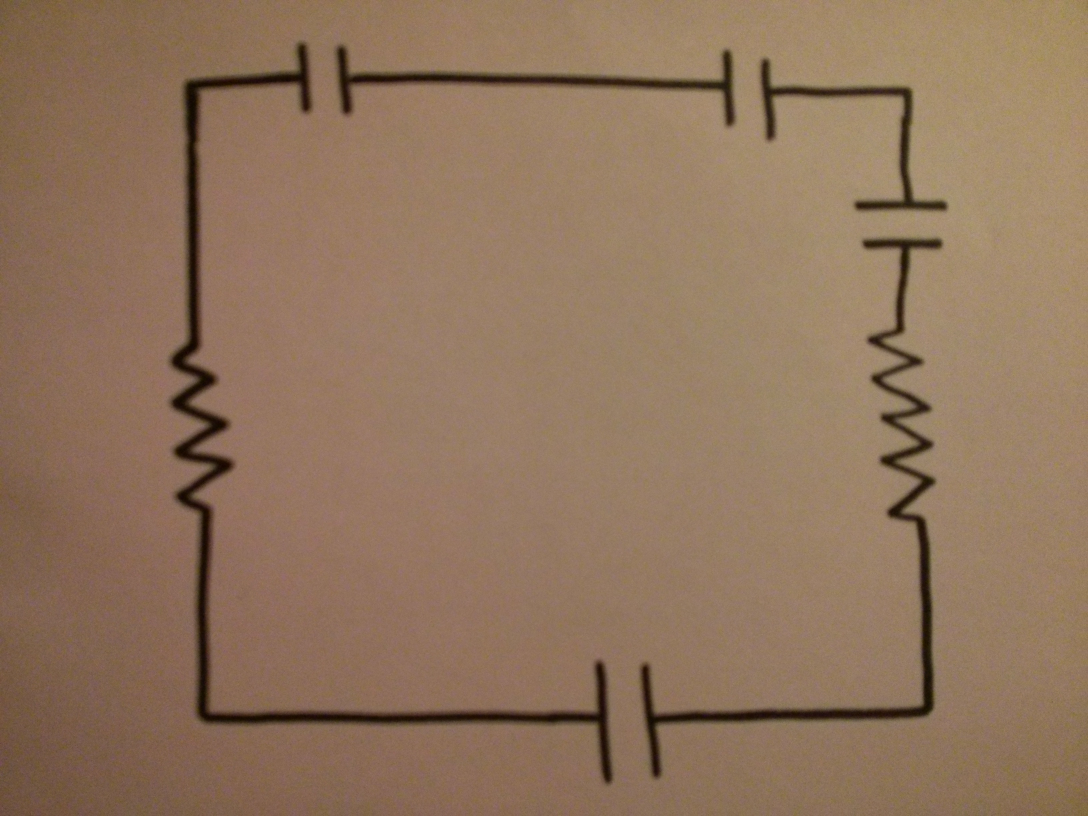
#> input picture preprocessing/intersection-test.jpg, 3264 x 2448 px (shown at 1/3 size)
$ python DiagramAnalyzer.py
#> lines starting #> are read from the running program, lines starting #| are printed output that depends on the picture; after the words box and inside, x2 and y2 are one past the last pixel; in counts of white or black regions, pixels touching at a corner belong together
### preprocessing/ImageCropper.py
# -*- coding: utf-8 -*-
"""
Created on Sat May  3 18:28:21 2014

@author: swalters
"""

from PIL import Image
import numpy

################################################################################################

'''METHODS: (** denotes main functionality)
    :: take filename
        -> open_file (creates image object from image at filename)

    :: take image
        -> threshold (creates black/white image object from rgb image object)
        -> **smart_crop (creates cropped image object from non-cropped image object)

    :: take pixel object
        -> pix_to_array (creates numpy array of 1's (w) and 0's (b) from pixel object)

    :: take numpy array
        -> array_bounds (finds bounding box which removes whitespace from edges of array object)
        -> is_white (checks whether array contains only 1's)
'''

###############################################################################################

''' ------ TAKE FILENAME------ '''
# [6 lines left out: function open_file, not called in this run]


''' ------ TAKE IMAGE OBJECT ------ '''
def threshold(im, t):
    ''' converts image object to thresholded black/white image object
        input: image object, black vs white threshold (close to 0 = lighter result, close to 255 = darker result)
        output: black/white image object
    '''
    gray = im.convert('L') # switch modes - to grayscale from rgb
    bw = gray.point(lambda x: 0 if x<t else 255, '1') # 1 is white, 0 is black
    return bw

def smart_crop(im):
    ''' crops image to remove bounding whitespace
        input: image object
        output: cropped image object
    '''
    # get crop bounds
    toCrop = threshold(im, 50) # overthreshold - recognize only actual dark part, not extra dots
    toCrop_pix = toCrop.load()
    (c, r) = toCrop.size # counts x width (number of columns) first
    a = pix_to_array(toCrop_pix, r, c)
    box = array_bounds(a) # (left, top, right, bottom) tuple

    # make cropped image
    toSave = threshold(im, 40) # more normal-looking threshold
    return toSave.crop(box) # built-in image method


''' ------ TAKE PIXEL OBJECT ------ '''
def pix_to_array(pix, rows, cols):
    ''' converts set of pixels to array
        input: pixel object, number of rows, number of columns (from im_to_size_px)
        output: numpy matrix representing pixel set; all 1's (white) and 0's (black)
    '''
    array = []
    for r in range(rows):
        row = [] # work through pixel object row by row
        for c in range(cols):
            val = pix[c,r] # for some reason, pixel objects are indexed backwards
            if val == 255:
                row.append(1)
            else:
                row.append(0)
        array.append(row)
    return numpy.matrix(array) # dimensions R x C (matches image layout)


''' ------ TAKE NUMPY ARRAY ------ '''
def array_bounds(a):
    ''' removes bounding whitespace (full-height or full-width blocks of 1's adjacent to edges) from pixel value array
        input: numpy matrix representing pixel object (from pix_to_array)
        output: (left, top, right, bottom) bounding box
    '''
    (rows, cols) = a.shape

    left = -1
    # left to right
    for c in range(cols):
        if not all_white(a[:,c]):
            left = c # leftmost column with a dark pixel
            break

    right = -1
    # right to left
    for c in range(cols-1, 0, -1):
        if not all_white(a[:,c]):
            right = c+1 # rightmost column with a dark pixel, plus one because Python ranges are inclusive of start but not end
            break

    top = -1
    # top to bottom
    for r in range(rows):
        if not all_white(a[r,:]):
            top = r # uppermost column with a dark pixel
            break

    bottom = -1
    # bottom to top
    for r in range(rows-1, 0, -1):
        if not all_white(a[r,:]):
            bottom = r+1 # lowest row with a dark pixel, again plus one
            break

    return (left, top, right, bottom)

def all_white(a):
    ''' check whether an array is all white
        input: numpy matrix
        output: boolean (true if matrix is all 1's false otherwise)
    '''
    (rows, cols) = a.shape
    for c in range(cols):
        for r in range(rows):
            if a[r,c] != 1:
                return False
    return True

###############################################################################################

''' ------ EXAMPLE USE CASE ------ '''
# [3 lines that do not run on import are left out]

### preprocessing/DiagramAnalyzer.py
# -*- coding: utf-8 -*-
"""
Created on Sat May  3 19:53:26 2014

@author: swalters
"""

import ImageCropper
import numpy
from PIL import Image, ImageDraw

################################################################################################

'''METHODS AND CLASSES: (** denotes main functionality)
    :: line finding
        -> find_horizontals (find main dark rows in an image)
        -> find_lines (find main dark rows and cols in an image)
        -> remove_similar (reduce list by averaging groups of similar numbers)

    :: segmentation
        -> **get_segments (crops image into segments defined by main dark rows and cols)
        Segment class -> stores start point and end point and associated image; eventually also list of components

    :: component finding
        -> **component_finder (locates components in a segment's image)
'''

###############################################################################################

''' ------ LINE FINDING ------ '''
# [19 lines left out: function find_horizontals, not called in this run]

def find_lines(im, t=0.8):
    ''' identifies strongest horizontals and verticals in an image
        input: image object, (optional threshold between 0 and 1)
        output: list of lists: [dark rows, dark cols]
    '''
    (cols, rows) = im.size
    a = ImageCropper.pix_to_array(im.load(), rows, cols)

    ## ROWS
    # loop through rows checking for darkness
    line_rows = []
    for r in range(rows):
        val = numpy.sum(a[r,:])
        if val < t*cols: # less than (t*100)% of the row is light
            line_rows.append(r)

    # get just centers from row_analysis - distributions useful for find_horizontals, but not here.
    row_analysis = remove_similar(line_rows, cols) # pick out centers and distributions for each dark horizontal
    main_rows = []
    for item in row_analysis:
        main_rows.append(item[0])

    ## COLS
    # loop through columns checking for darkness
    line_cols = []
    for c in range(cols):
        val = numpy.sum(a[:,c])
        if val < t*rows: # less than (t*100)% of the col is light
            line_cols.append(c)

    # get just centers from col_analysis - distributions useful for find_horizontals, but not here.
    col_analysis = remove_similar(line_cols, rows)
    main_cols = []
    for item in col_analysis:
        main_cols.append(item[0])

    ## RETURN list of lists: single-pixel dark horizontals and single-pixel dark verticals
    return [main_rows, main_cols]

def remove_similar(items, max_length):
    ''' reduces similar groups of items in a list to averages of the members in the group
        inputs: list of items, maximum possible list length (width or height of image)
        output: reduced list of lists -> [center, distribution] where distribution is 1/2 of range
        example: [60, 61, 62, 63, 64, ..., 99, 100, 400, 401, 402, 403, ..., 439, 440]
            gets separated into [[60, 61, 62, 63, 64..., 99, 100], [400, 401, 402, 403, ..., 439, 440]]
            such that [[80, 20], [420,20]] is returned
                -> 80 and 420 are averages of [60...100] and [400...440] sublist
                -> (100-60)/2 = 20 and (440-400)/2 = 20
    '''

    main_items = []
    this_item = []

    for i in items:
        if len(this_item) == 0 or (i - this_item[-1]) <= 0.05*max_length: # adding to new group
            this_item.append(i)
        else: # group is done; add it to list of group averages and clear it
            avg = sum(this_item)/len(this_item)
            distr = (this_item[-1]-this_item[0])/2
            main_items.append([avg, distr])
            this_item = [i]

    if len(this_item) != 0: # catch last group
        avg = sum(this_item)/len(this_item)
        distr = (this_item[-1]-this_item[0])/2
        main_items.append([avg, distr])

    return main_items


''' ------ SEGMENTATION ------ '''
def get_segments(im):
    ''' identifies dark rows and dark cols in image using find_lines, then crops all segments (defined as lines between intersections) out
        input: image object
        output: list of segment objects
        example: +---+---+  contains 7 segments - 4 horizontal and 3 vertical.
                 |   |   |
                 +---+---+
    '''
    # identify dark rows and dark cols to segment around
    [main_rows, main_cols] = find_lines(im)

    segments = []
    (cols, rows) = im.size

    # move across each row cropping between dark column intersections
    for row in main_rows:
        # top and bottom boundaries consistent across row; dependent on image size
        t = row-int(0.05*rows)
        if t < 0: t = 0
        b = row+int(0.05*rows)
        if b > rows: b = rows

        # left and right boundaries defined by one column intersection and the next
        for i in range(len(main_cols)-1):
            l = main_cols[i]
            r = main_cols[i+1]
            box = (int(l+0.025*rows), t, int(r-0.025*rows), b) # 0.025 crops off ends - not clean b/c of intersecting lines
            cropped = im.crop(box)
            segments.append(Segment(cropped, (row, l), (row, r))) # Segment object stores endpoints

    # move down each column cropping between dark row intersections
    for col in main_cols:
        # left and right boundaries consistent down column
        l = col-int(0.05*cols)
        if l < 0: l = 0
        r = col+int(0.05*cols)
        if r > cols: r = cols

        # top and bottom boundaries defined by one row intersection and the next
        for i in range(len(main_rows)-1):
            t = main_rows[i]
            b = main_rows[i+1]
            box = (l, int(t+0.025*cols), r, int(b-0.025*cols)) # 0.025 crops off ends, again
            cropped = im.crop(box)
            cropped = cropped.rotate(90) # make vertical image horizontal for upcoming component finding
            segments.append(Segment(cropped, (t, col), (b, col))) # again, Segment object stores endpoints

    return segments

class Segment():
    ''' initialized with start point, end point, and associated hand-drawn b/w segment image;
        will later add list of components and modify image to cleanly generated segment
    '''
    def __init__(self, image, start, end):
        self.image = image
        self.start = start
        self.end = end

    def is_horizontal(self):
        return self.start[0] == self.end[0]

    def length(self):
        if self.is_horizontal():
            return self.end[1]-self.start[1]
        else:
            return self.end[0]-self.start[0]

    def finding_components(self, component_id_list):
        self.component_id_list = component_id_list


''' ------ COMPONENT FINDING ------ '''
# [60 lines left out: function component_finder, not called in this run]

def draw_segment(segment):
    fin_segment = Image.new('RGBA', (segment.length(), 700))
    len_of_images = segment.length()/700
    x_coord = 0
    width = 700
    layer = Image.open('SourceImages/line.png')
    layer = layer.convert('RGBA')
    for i in range(len_of_images):
        fin_segment.paste(layer, box=(x_coord*width, 0), mask=layer)
        x_coord += 1
    fin_segment.paste(layer, box=(segment.length()-700, 0), mask=layer)

    all_comps = segment.component_id_list
    x_coord = 1
    for i in range(len(all_comps)):
        fin_segment.paste(Image.open('SourceImages/'+all_comps[i]+'.png'), box=((x_coord * segment.length()/(len(all_comps)+1))-350, 0))
        x_coord += 1

    segment.image = fin_segment

# [22 lines left out: function final_draw, not called in this run]


if __name__ == '__main__':
    im = Image.open('intersection-test.jpg')
#> im is the input picture: PIL image 3264x2448 RGB; mean R, G, B 144.5, 116.8, 93.1
    bw = ImageCropper.smart_crop(im)
#> in threshold, `gray = im.convert('L')`:
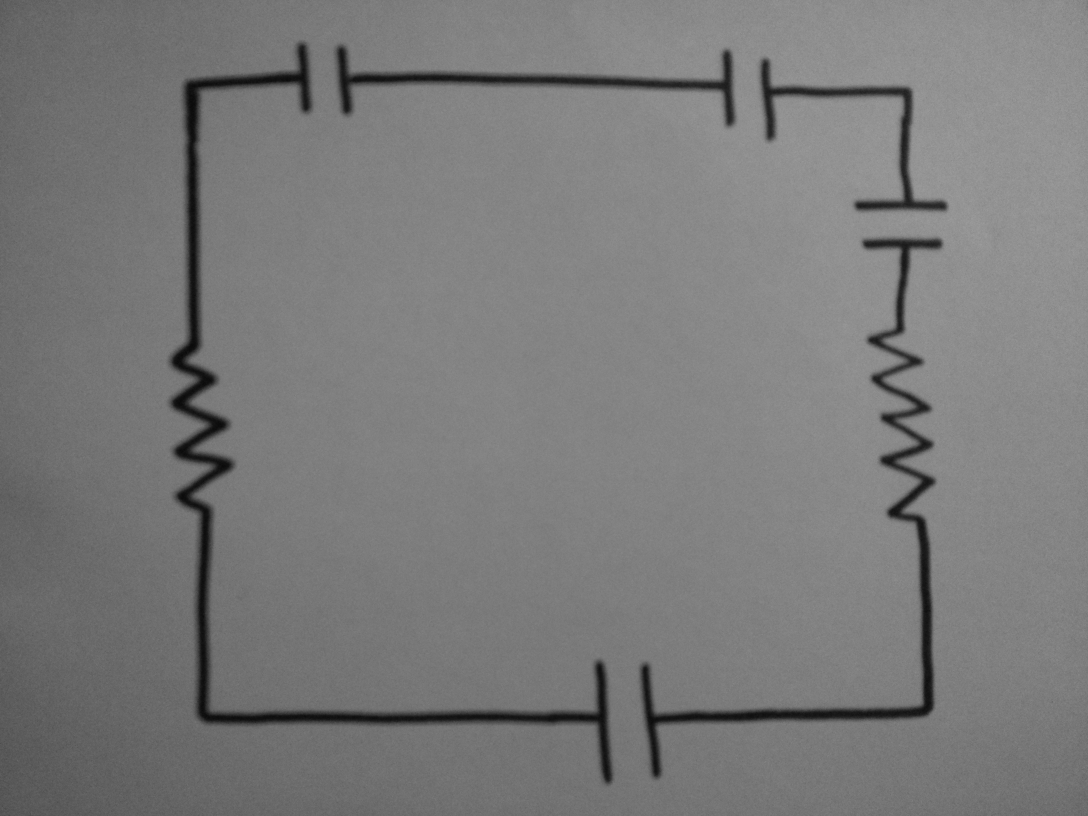
#> gray: PIL image 3264x2448 L (shown at 1/3 size); min 6, max 166, mean 122.4
#> in threshold, `bw = gray.point(lambda x: 0 if x<t else 255, '1')`:
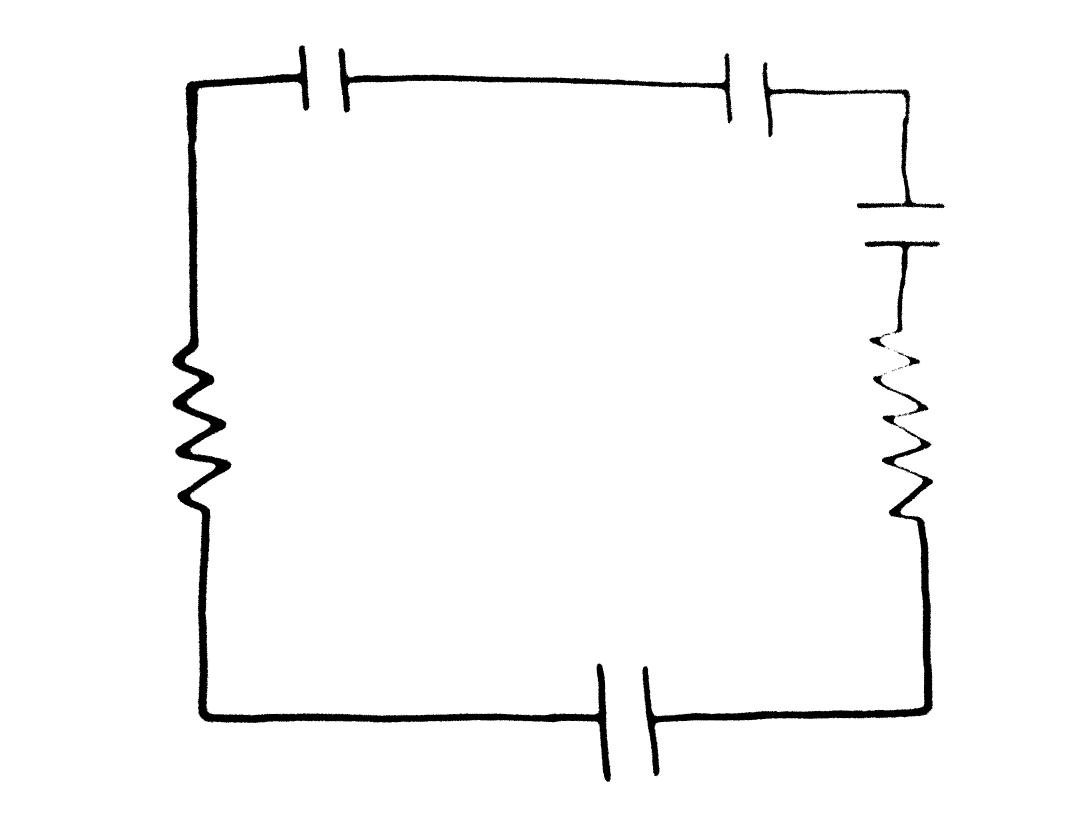
#> bw: PIL image 3264x2448 1 (shown at 1/3 size); 97.6% white; 156 black regions (145 under 20 px), largest, box (x1, y1, x2, y2) and area: (516, 135, 1833, 2345) 99947, (1927, 1245, 2799, 2329) 44710, (1014, 144, 2198, 371) 24125
#> in smart_crop, `box = array_bounds(a)`: box = (516, 135, 2835, 2345)
#> call 2 of threshold, with t = 40
#> in threshold (call 2), `bw = gray.point(lambda x: 0 if x<t else 255, '1')`:
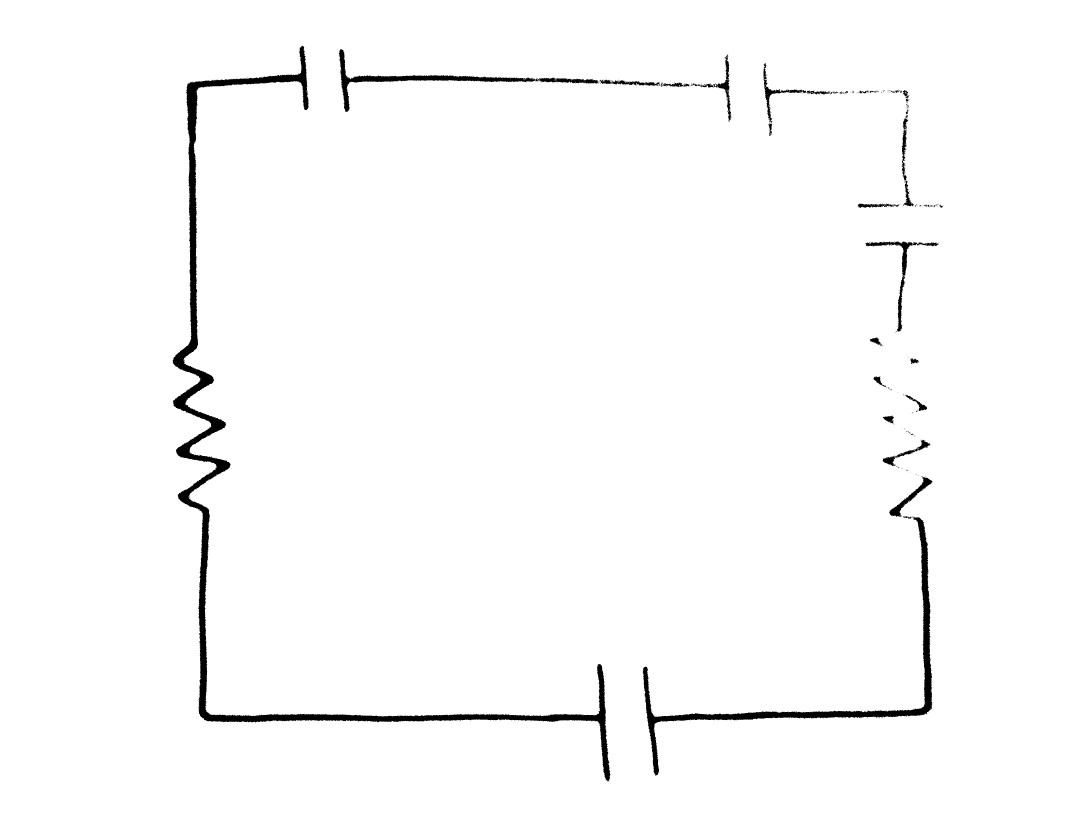
#> bw: PIL image 3264x2448 1 (shown at 1/3 size); 98.1% white; 309 black regions (269 under 20 px), largest, box (x1, y1, x2, y2) and area: (518, 137, 1832, 2344) 82990, (1928, 1550, 2797, 2327) 30641, (1016, 148, 1797, 336) 12370
#> in smart_crop, `return toSave.crop(box)`:
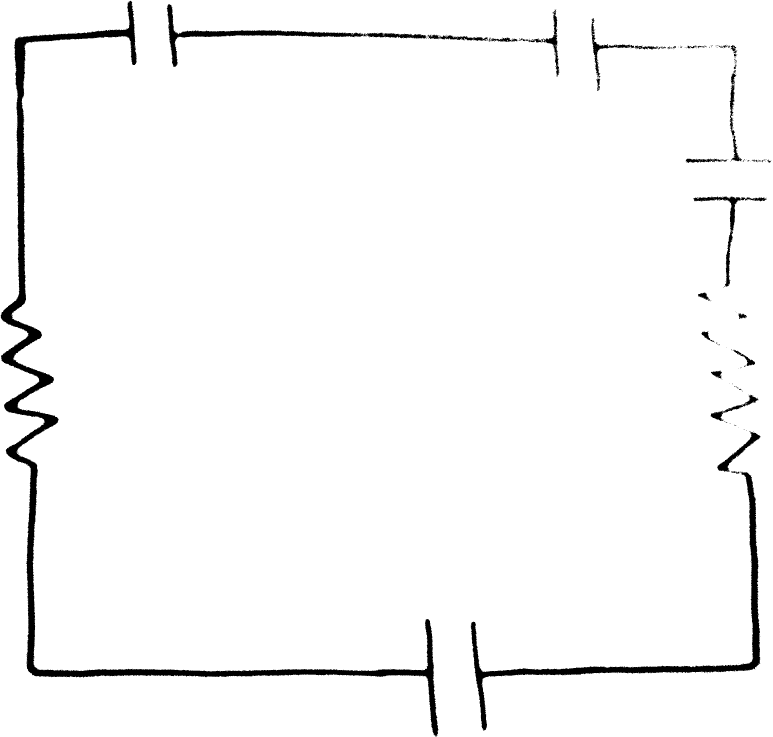
#> returned value: PIL image 2319x2210 1 (shown at 1/3 size); 97.1% white; 309 black regions (269 under 20 px), largest, box (x1, y1, x2, y2) and area: (2, 2, 1316, 2209) 82990, (1412, 1415, 2281, 2192) 30641, (500, 13, 1281, 201) 12370
    segments = get_segments(bw)
#> the loop in find_lines, `for r in range(rows):` made 2210 passes
#> val on passes 1 to 3: 2319, 2319, 2318
#> after the loop in find_lines, `for r in range(rows):`: line_rows = 49 values from 94 to 2027
#> the loop in remove_similar, `for i in items:` made 49 passes
#> (i, avg, distr, this_item) on pass 23: (2001, 104.5, 10.5, [2001])
#> i on passes 1 to 6: 94, 95, 96, 97, 98, 99
#> after the loop in remove_similar, `for i in items:`: main_items = [[104.5, 10.5]]
#> in remove_similar, `avg = sum(this_item)/len(this_item)`: avg = 2014
#> in remove_similar, `distr = (this_item[-1]-this_item[0])/2`: distr = 13
#> in find_lines, `row_analysis = remove_similar(line_rows, cols)`: row_analysis = [[104.5, 10.5], [2014, 13]]
#> the loop in find_lines, `for item in row_analysis:` made 2 passes
#> after the loop in find_lines, `for item in row_analysis:`: main_rows = [104.5, 2014]
#> the loop in find_lines, `for c in range(cols):` made 2319 passes
#> val on passes 1 to 3: 2210, 2210, 2206
#> after the loop in find_lines, `for c in range(cols):`: line_cols = 56 values from 51 to 2267
#> the loop in remove_similar (call 2), `for i in items:` made 56 passes
#> i on passes 1 to 12: 51, 52, 53, 54, 55, 56, 57, 58, 59, 60, 61, 62
#> the loop in find_lines, `for item in col_analysis:` made 2 passes
#> item on passes 1 to 2: [76.74, 26], [2260.5, 6.5]
#> the loop in get_segments, `for row in main_rows:` made 2 passes
#> row on passes 1 to 2: 104.5, 2014
#> pass 1, in __init__, `self.image = image`:
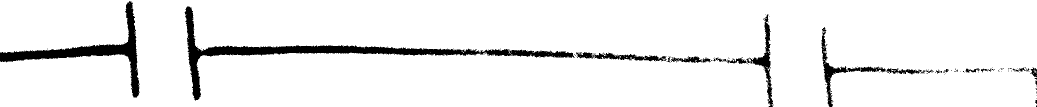
#> self.image: PIL image 2074x214 1 (shown at 1/2 size); 93.8% white; 121 black regions (100 under 20 px), largest, box (x1, y1, x2, y2) and area: (369, 13, 1150, 201) 12370, (0, 2, 280, 195) 7571, (1643, 54, 1771, 214) 2121
#> the loop in get_segments, `for col in main_cols:` made 2 passes
#> col on passes 1 to 2: 76.74, 2260.5
#> pass 1, in __init__ (call 3), `self.image = image`:
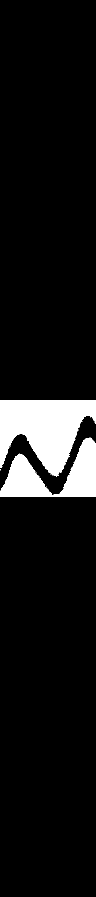
#> self.image: PIL image 192x1794 1 (shown at 1/2 size); 8.4% white; 6 white regions (4 under 20 px), largest, box (x1, y1, x2, y2) and area: (0, 801, 192, 953) 18190, (0, 875, 192, 993) 10689
#> pass 2, in __init__ (call 4), `self.image = image`:
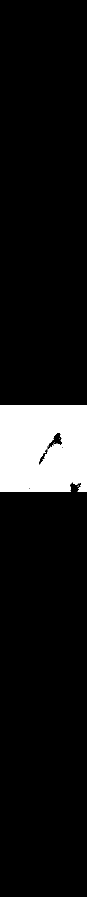
#> self.image: PIL image 173x1794 1 (shown at 1/2 size); 9.3% white; 9 white regions (8 under 20 px), largest, box (x1, y1, x2, y2) and area: (0, 811, 173, 984) 28904
    segments = [segments[0], segments[1], segments[2], segments[3]]
    for s in segments:
        s.finding_components(['resistor', 'capacitor'])
#> (the run stopped early here; a loop or call above may not have finished)
